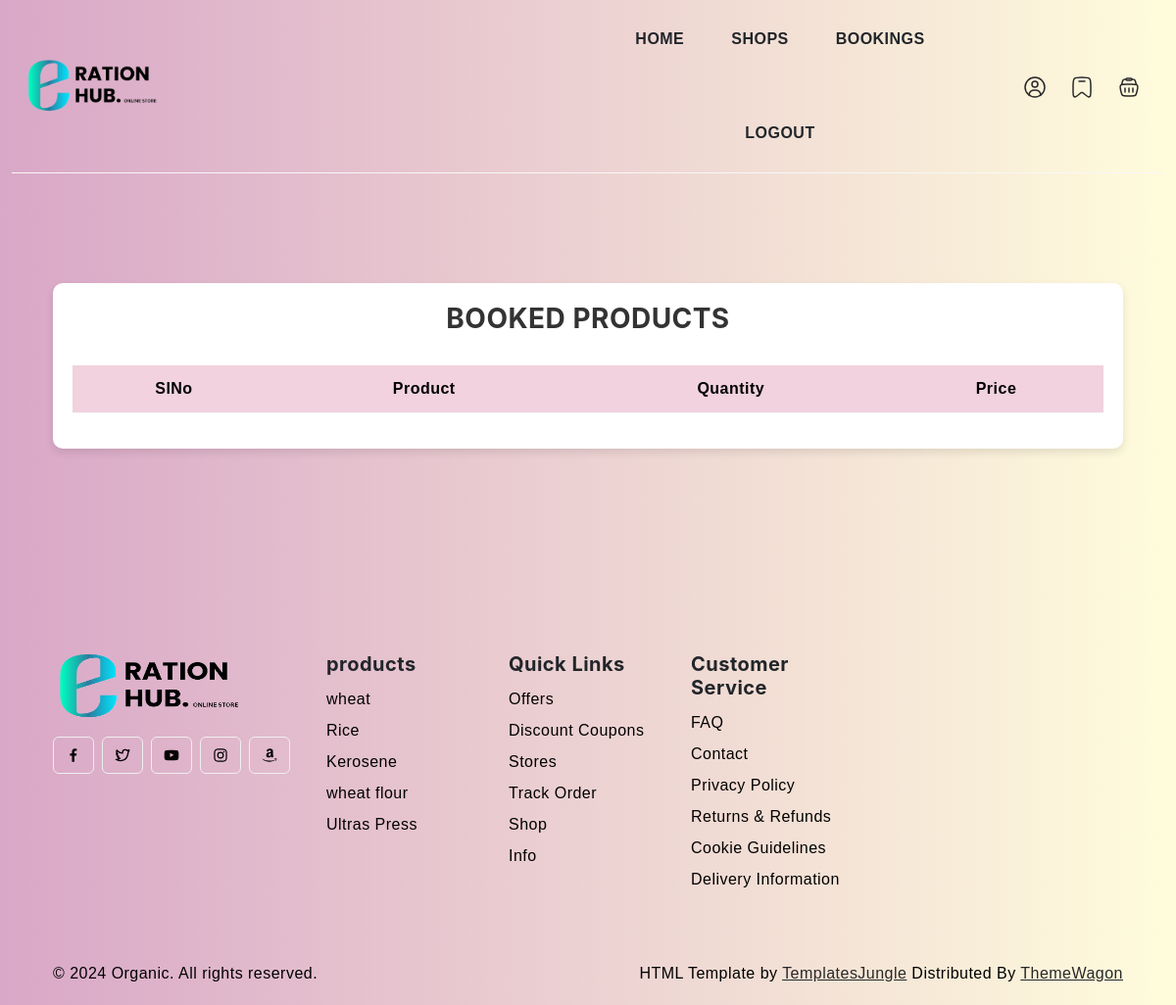
Before: /Project/User/BookedItems.php?cid=11 with the older database file.
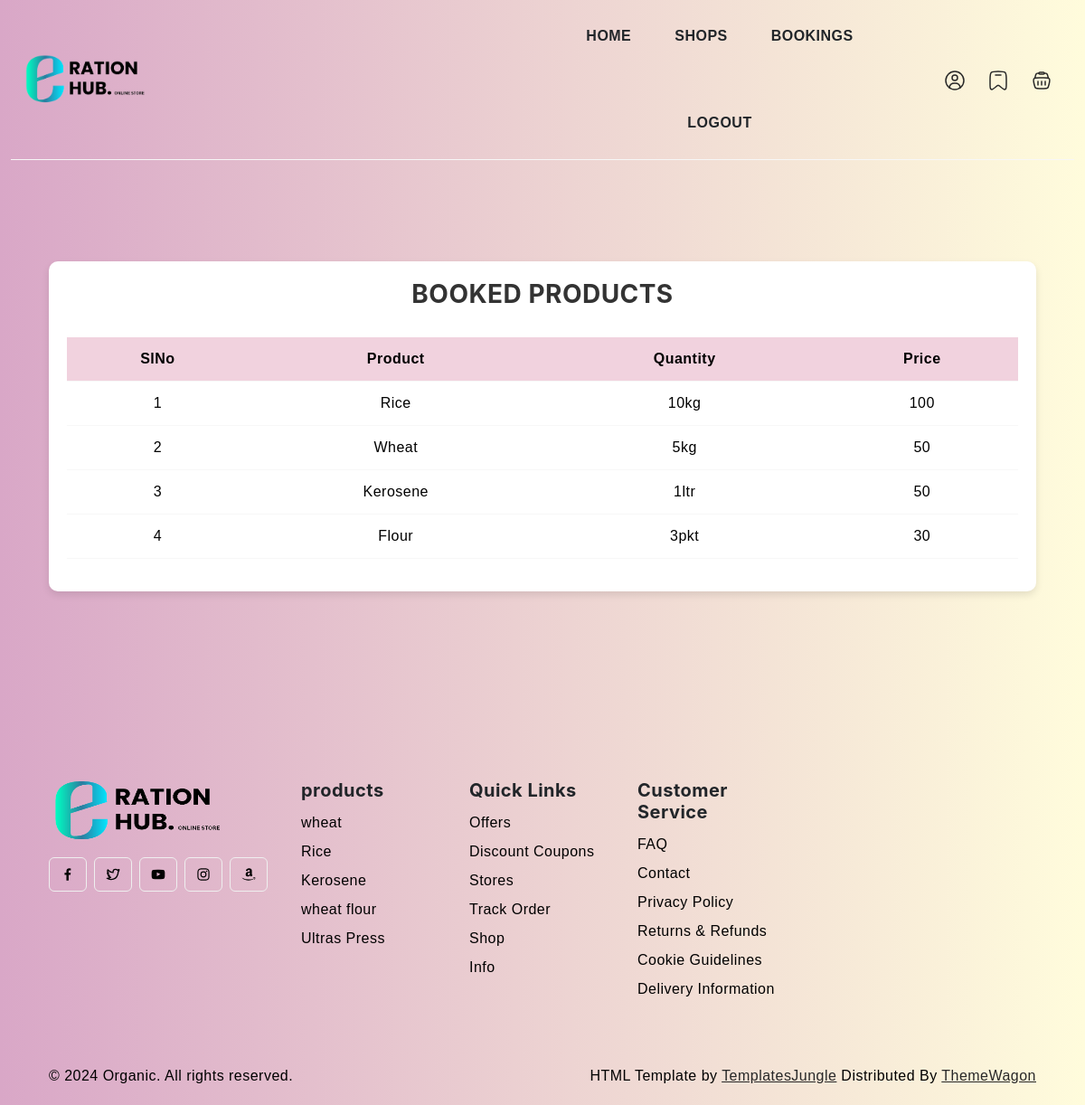
After: the same page with the newer database file.
### tables this page shows
CREATE TABLE `tbl_rationlist` (
  `rationlist_id` int(11) NOT NULL,
  `product_id` int(11) NOT NULL,
  `product_qty` varchar(100) NOT NULL,
  `product_price` varchar(60) NOT NULL,
  `ration_id` int(11) NOT NULL
);

CREATE TABLE `tbl_product` (
  `product_id` int(11) NOT NULL,
  `product_name` varchar(60) NOT NULL,
  `product_status` int(11) NOT NULL DEFAULT 0
);

### Project/User/BookedItems.php (the view, shortened to what this page needs)
<?php
include("../Assets/Connection/connection.php");
include("Head.php");
?>
<!DOCTYPE html PUBLIC "-//W3C//DTD XHTML 1.0 Transitional//EN" "http://www.w3.org/TR/xhtml1/DTD/xhtml1-transitional.dtd">
<html xmlns="http://www.w3.org/1999/xhtml">
<head>
</head>
<body>
<div class="container mt-5">
    <div class="row justify-content-center">
        <div class="col-md-13">
            <div class="table-wrapper">
                <form id="form1" name="form1" method="post" action="">
                    <h3 align="center">Booked Products</h3>
                    <table class="table table-hover">
                    <thead class="thead-light">
                        <tr>
                        <th>SlNo</th>
                        <th>Product</th>
                        <th>Quantity</th>
                        <th>Price</th>
                        </tr>
                    </thead>
                    <tbody>
                        <?php
                                    $selQry = "select *from tbl_rationlist r inner join  tbl_product p  on p.product_id = r.product_id where  r.ration_id = ".$_GET['cid'];
                                    $result = $Con->query($selQry);
                                    $i = 0;
                                    while ($data = $result->fetch_assoc())
                                    {
                                        $i++;
                        ?>
                                    <tr>
                                    <td><?php echo $i ?></td>
                                        <td><?php echo $data['product_name'] ?></td>
                                        <td><?php echo $data['product_qty'] ?></td>
                                        <td><?php echo $data['product_price'] ?></td>
                                    </tr>
                    </tbody>
                                <?php
                                }
                                ?>
                </table>
                </form>
            </div>
        </div>
    </div>
</div>
</body>
</html>
<?php
include("Foot.php");
?>

Changed rows visible on the page:
added tbl_rationlist: product.product_name "Rice", product_qty "10kg", product_price "100"
added tbl_rationlist: product.product_name "Wheat", product_qty "5kg", product_price "50"
added tbl_rationlist: product.product_name "Kerosene", product_qty "1ltr", product_price "50"
added tbl_rationlist: product.product_name "Flour", product_qty "3pkt", product_price "30"
